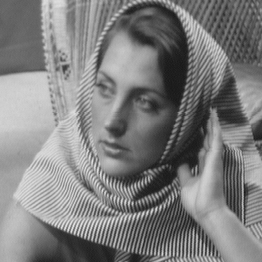
%> input picture data/barbarapart2.tif, 262 x 262 px, given in place of focusStep_3_timesR_size_30_sample_0001.tif, which was not available
$ octave Test_deblurring_TV.m   (GNU Octave 9; MATLAB toolbox functions it lacks are replaced by stand-ins)
%> lines starting %> are read from the running program, lines starting %| are printed output that depends on the picture; in (x1, y1, x2, y2) boxes, pixels count from 0 and x2, y2 are one past the last pixel; in counts of white or black regions, pixels touching at a corner belong together; the program's own positions count from 1; pictures that were not available may be replaced by others from this repository, and a replacement may not be noted
### convb.m
function c=convb(g,r)
%This function conv g and out of focus blurring kernel with reflection boundary.
%function c=convb_outfocus(g,r);
%r is the radius of the point spread function.

if isvector(g)
    g = g(:);
    PSF = fspecial('disk', r);
    p = (size(PSF, 1) - 1) / 2;
    PSF = PSF(p+1,:);
    PSF = PSF/sum(PSF);
    g2 = padarray(g, [p,0], 'symmetric');
    c = conv(g2, PSF, 'valid');
else
    PSF = fspecial('disk', r);
    p = (size(PSF, 1) - 1) / 2;
    g = padarray(g,[p p], 'symmetric');
    c = conv2(g, PSF, 'valid');
end

### deblurring_TV.m
function [X, mu_r] = deblurring_TV(B,mu_r,delta_r,lambda,sigma,K,Sr,alpha,usechol,plots)
% [17 lines of commented-out code are left out]

if nargin < 5
    K = 10;
    Sr = 500;
    alpha = 0.5;
elseif nargin < 6
    Sr = 500;
    alpha = 0.5;
elseif nargin < 7
    alpha = 0.5;
end

X = B; % Initial guess

disp(['it: ', num2str(0)])
disp(['  mu_r: ', num2str(mu_r)])
disp(['  delta_r: ', num2str(delta_r)])

% Main loop
for k = 1:K
    % Update estimation of mean PSF radius mu_r
    [mu_r, delta_r] = r_update_blockwise(X,B,mu_r,delta_r,sigma,Sr,alpha);

    % Update estimation of deblurred image x
    X = x_update(X,mu_r,delta_r,B,sigma,Sr,lambda,usechol);

    if plots == 1
        figure;
        subplot(1,3,1)
        imagesc(X); colormap gray; axis off;
        h = colorbar;
        h.Limits = [0 1];
        title('Before filters','FontSize',14,'interpret','latex')
    end

    % Run through filter to remove blurring from regularization
    %X = adpmedian(X);
    X = medfilt2(X);

    if plots == 1
        subplot(1,3,2)
        imagesc(X); colormap gray; axis off;
        h = colorbar;
        h.Limits = [0 1];
        title('After first filter','FontSize',14,'interpret','latex')
    end
    % Do edge enhancement
    X = imbilatfilt(X,2*sigma,4);

    if plots == 1
        subplot(1,3,3)
        imagesc(X); colormap gray; axis off;
        h = colorbar;
        h.Limits = [0 1];
        title('After second filter','FontSize',14,'interpret','latex')
    end

    disp(['it: ', num2str(k)])
    disp(['  mu_r: ', num2str(mu_r)])
    disp(['  delta_r: ', num2str(delta_r)])
end

### Test_deblurring_TV.m
%% load competition data
clear, clc, close all;
addpath('egrssMatlab')

step = '3'; % '0' to '19'
sample = '001'; % '001' to '100'
font = 'times';
folder = ['C:\Users\Rainow Slayer\OneDrive\Documents\Skole\DTU\HDC 2021 - Image ' ...
    'deblurring project course\HDC 2021 Data\HDC2021_step' step '\step' step '\' font '\'];
if strcmp(font,'verdana')
    bfile = ['CAM02\focusStep_' step '_' font 'Ref_size_30_sample_0' sample '.tif']; % blurred
    xfile = ['CAM01\focusStep_' step '_' font 'Ref_size_30_sample_0' sample '.tif']; % exact
elseif strcmp(font,'times')
    bfile = ['CAM02\focusStep_' step '_' font 'R_size_30_sample_0' sample '.tif']; % blurred
    xfile = ['CAM01\focusStep_' step '_' font 'R_size_30_sample_0' sample '.tif']; % exact
end
psffile = ['CAM02\focusStep_' step '_PSF.tif']; % psf
b = im2double(imread([folder bfile]));
%> b: size 262x262 double; min 0.0902, max 0.906, mean 0.496
x = im2double(imread([folder xfile]));
psf = im2double(imread([folder psffile]));
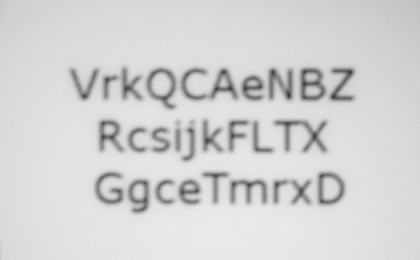
%> input picture data/competition_example.png, 420 x 260 px, shrunk from 2360 x 1460 before the run, given in place of focusStep_3_PSF.tif, which was not available
%> psf: size 260x420x3 double; min 0.208, max 0.922, mean 0.829
T = 0.8;
psf_thresh = imbinarize(psf,T);
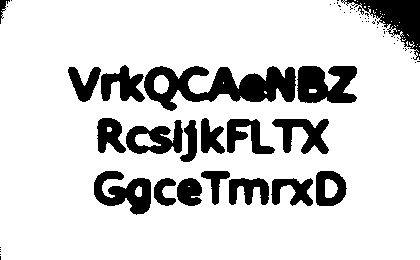
%> psf_thresh: size 260x420x3 logical; 83.2% white; 64 black regions (45 under 20 px), largest, box (x1, y1, x2, y2) and area: (144, 66, 296, 111) 3601, (341, 0, 420, 60) 1816, (297, 66, 357, 103) 1709

% estimate PSF center and radius
mid = floor(size(psf)/2);
%> mid = [130 210 1]
ymid = mid(1); xmid = mid(2);
%> after `ymid = mid(1)`: ymid = 130
%> after `xmid = mid(2)`: xmid = 210
ll = 100;
psf_cutout = psf_thresh(mid(1)-ll:mid(1)+ll, mid(2)-ll:mid(2)+ll);
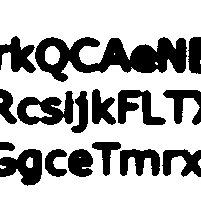
%> psf_cutout: size 201x201 logical; 69.2% white; 16 black regions, largest, box (x1, y1, x2, y2) and area: (35, 37, 187, 82) 3601, (17, 91, 74, 125) 1110, (0, 149, 42, 186) 970
PP = psf_cutout<1;
Psum = sum(PP);
%> Psum = 201 values, max 92 at index 80, min 30 at index 92, mean 61.92
r_est = max(Psum(sum(PP)>0)/2);  % estimated radius of HDC data PSF
%> r_est = 46

mu_r = 10;
delta_r = 0.05;
Sr = 100;
sigma_e = 0.015;
lambda_tv = 1;
use_chol = 1;
alpha = 0.5;
K = 5;

figure;
% [7 lines of commented-out code are left out]

subplot(121)
imagesc(psf); colormap gray; axis off;
xlim([xmid-ll, xmid+ll]);
ylim([ymid-ll, ymid+ll]);
title('Point Spread Function','FontSize',18,'interpret','latex')

subplot(122)
imagesc(psf_cutout); colormap gray; axis off;
title('Thresholded Point Spread Function','FontSize',18,'interpret','latex')
axis equal

%% Load small test data
clear, clc, close all;
addpath('egrssMatlab')

% -----------   TRUE IMAGE   -----------
x = im2double(imread('data/test.jpg'));
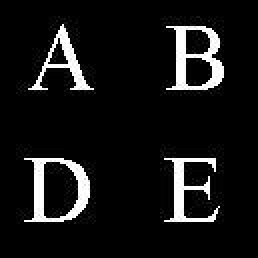
%> input picture data/test.jpg, 129 x 129 px (shown 2 times larger)
%> x: size 129x129 double; min 0, max 1, mean 0.0835

% -----------   PARAMETERS   -----------
true_radius = 10;
true_noise_std = 0.015;

% -----------   BLUR IMAGE   -----------
psf=fspecial('disk',true_radius);
b0 = convb(x,true_radius);
%> in convb, `g = padarray(g,[p p], 'symmetric');`:
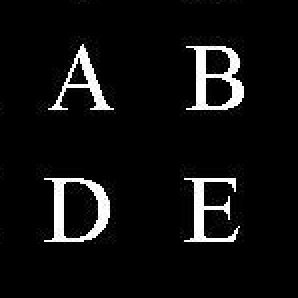
%> g: size 149x149 double (shown 2 times larger); min 0, max 1, mean 0.0627
%> in convb, `c = conv2(g, PSF, 'valid');`:
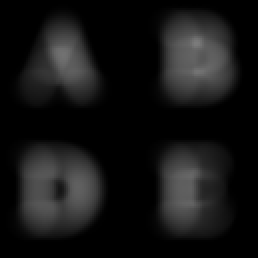
%> c: size 129x129 double (shown 2 times larger); min 0, max 0.485, mean 0.0835
bb = b0 + randn(size(b0))*true_noise_std;
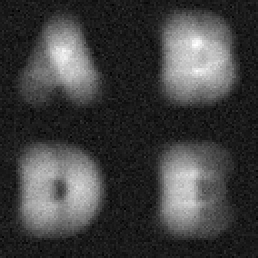
%> bb: size 129x129 double (shown 2 times larger); min -0.0564, max 0.494, mean 0.0833; drawn with min black and max white
b = rescale(bb);
%> b: size 129x129 double

figure;
subplot(121)
imagesc(x); colormap gray; axis off;
title('True Image','FontSize',18,'interpret','latex')

subplot(122)
imagesc(b); colormap gray; axis off;
title('Blurred and Noisy Image','FontSize',18,'interpret','latex')
%% -----------   TEST deblurring_TV.m   -----------
mu_r = 15;
delta_r = 0.05;
Sr = 100;
sigma_e = std2(b(1:20,1:20)); % estimate noise std from small corner patch
%> sigma_e = 0.0303
%> the run ends on the next line
lambda_tv = 1;
use_chol = 1;
alpha = 0.5;
K = 5;
plots = 0;

%close all
for g = 1:length(lambda_tv)
%    close all

    tic
    [X, mu_r_new] = deblurring_TV(b,mu_r,delta_r,lambda_tv(g),sigma_e,K,Sr,alpha,use_chol,plots);
